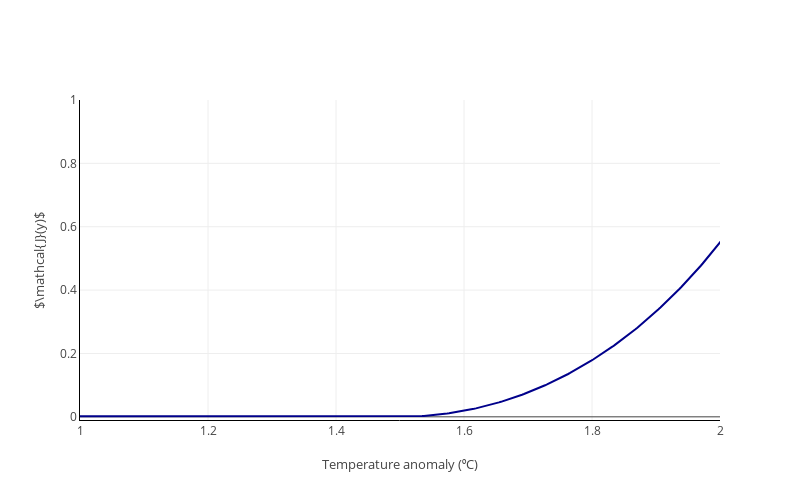

Notebook cell for this chart:
### Markdown cell above
## Intensity function

The intensity function, ${\mathcal J}$,  determines the possibility of a jump over the next small increment in time.  For $Y_t = y$, $\epsilon \mathcal J (y)$ is the approximate jump probability over small time increment $\epsilon$.  Equivalently,  ${\mathcal J}$ is a local measure of probability per unit of time.  
In our computations,  we use intensity function 

$$
{\mathcal J}(y) = \left\{ \begin{matrix} {\sf r}_1 \left( \exp \left[ {\frac {{\sf r}_2}  2} (y -{\underline y})^2\right] - 1 \right) & y \ge {\underline y} \cr
0 & 0 \le y < {\underline y} \end{matrix} \right.
$$


Where the values for $r_1$ and $r_2$ are as follows:

| Parameter | Value |
| :-- | :-- |
|$r_1$ | 1.5 |
|$r_2$ | 2.5 |

### Code cell
# Intensity function
plot3()

### Figure 1 — Plotly figure (JSON) as saved in the notebook; plotly's stock layout.template omitted (floating-point values rounded to 4 significant figures; data arrays with more than 128 entries replaced by an {"elided": "..."} marker saying what was removed)
{"data": [{"line": {"color": "darkblue"}, "type": "scatter", "x": {"elided": "1000 float values"}, "y": {"elided": "1000 float values"}}], "layout": {"height": 500, "plot_bgcolor": "white", "width": 800, "xaxis": {"linecolor": "black", "range": [1, 2], "title": {"font": {"size": 13}, "text": "Temperature anomaly (ᵒC)"}}, "yaxis": {"linecolor": "black", "range": [-0.01, 1], "showline": true, "title": {"font": {"size": 13}, "text": "$\\mathcal{J}(y)$"}}}}
